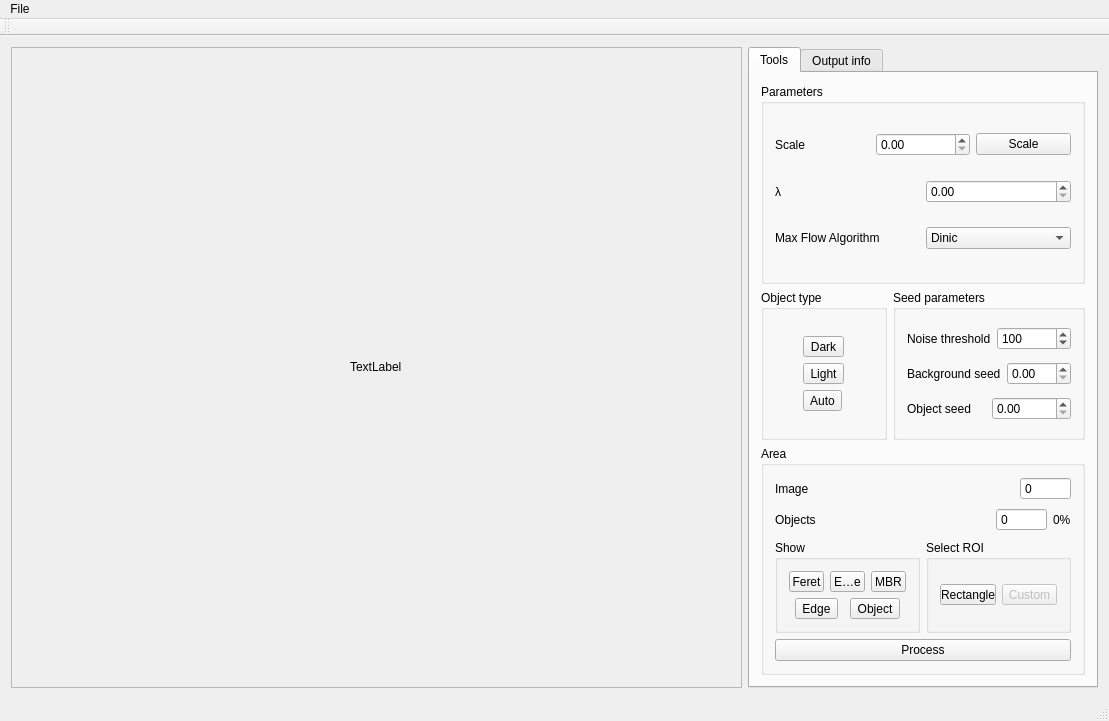
<?xml version="1.0" encoding="UTF-8"?>
<ui version="4.0">
 <class>ImageSegmentationClass</class>
 <widget class="QMainWindow" name="ImageSegmentationClass">
  <property name="geometry">
   <rect>
    <x>0</x>
    <y>0</y>
    <width>1109</width>
    <height>721</height>
   </rect>
  </property>
  <property name="sizePolicy">
   <sizepolicy hsizetype="Expanding" vsizetype="Expanding">
    <horstretch>0</horstretch>
    <verstretch>0</verstretch>
   </sizepolicy>
  </property>
  <property name="windowTitle">
   <string>ImageSegmentation</string>
  </property>
  <widget class="QWidget" name="centralWidget">
   <property name="sizePolicy">
    <sizepolicy hsizetype="Expanding" vsizetype="Expanding">
     <horstretch>0</horstretch>
     <verstretch>0</verstretch>
    </sizepolicy>
   </property>
   <layout class="QGridLayout" name="gridLayout_5">
    <item row="0" column="0">
     <widget class="QScrollArea" name="scrollArea">
      <property name="sizePolicy">
       <sizepolicy hsizetype="Expanding" vsizetype="Preferred">
        <horstretch>0</horstretch>
        <verstretch>0</verstretch>
       </sizepolicy>
      </property>
      <property name="widgetResizable">
       <bool>true</bool>
      </property>
      <widget class="QWidget" name="scrollAreaWidgetContents">
       <property name="geometry">
        <rect>
         <x>0</x>
         <y>0</y>
         <width>728</width>
         <height>628</height>
        </rect>
       </property>
       <layout class="QGridLayout" name="gridLayout_2">
        <item row="0" column="0">
         <widget class="QLabel" name="imageLabel">
          <property name="sizePolicy">
           <sizepolicy hsizetype="Maximum" vsizetype="Maximum">
            <horstretch>0</horstretch>
            <verstretch>0</verstretch>
           </sizepolicy>
          </property>
          <property name="text">
           <string>TextLabel</string>
          </property>
         </widget>
        </item>
       </layout>
      </widget>
     </widget>
    </item>
    <item row="0" column="1">
     <widget class="QTabWidget" name="tabWidget">
      <property name="sizePolicy">
       <sizepolicy hsizetype="Preferred" vsizetype="Preferred">
        <horstretch>0</horstretch>
        <verstretch>0</verstretch>
       </sizepolicy>
      </property>
      <property name="maximumSize">
       <size>
        <width>350</width>
        <height>700</height>
       </size>
      </property>
      <property name="currentIndex">
       <number>0</number>
      </property>
      <widget class="QWidget" name="tab">
       <attribute name="title">
        <string>Tools</string>
       </attribute>
       <layout class="QGridLayout" name="gridLayout_4">
        <item row="0" column="0">
         <widget class="QGroupBox" name="groupBox_2">
          <property name="maximumSize">
           <size>
            <width>16777215</width>
            <height>200</height>
           </size>
          </property>
          <property name="title">
           <string>Parameters</string>
          </property>
          <layout class="QVBoxLayout" name="verticalLayout_2">
           <item>
            <layout class="QHBoxLayout" name="horizontalLayout_3">
             <item>
              <widget class="QLabel" name="label_2">
               <property name="text">
                <string>Scale</string>
               </property>
              </widget>
             </item>
             <item>
              <widget class="QDoubleSpinBox" name="doubleSpinBoxScale"/>
             </item>
             <item>
              <widget class="QPushButton" name="pushButtonScale">
               <property name="text">
                <string>Scale</string>
               </property>
              </widget>
             </item>
            </layout>
           </item>
           <item>
            <layout class="QHBoxLayout" name="horizontalLayout">
             <item>
              <widget class="QLabel" name="label">
               <property name="text">
                <string>λ</string>
               </property>
              </widget>
             </item>
             <item>
              <widget class="QDoubleSpinBox" name="doubleSpinBoxLambda">
               <property name="maximum">
                <double>100000000.000000000000000</double>
               </property>
              </widget>
             </item>
            </layout>
           </item>
           <item>
            <layout class="QHBoxLayout" name="horizontalLayout_14">
             <item>
              <widget class="QLabel" name="label_6">
               <property name="text">
                <string>Max Flow Algorithm</string>
               </property>
              </widget>
             </item>
             <item>
              <widget class="QComboBox" name="comboBoxAlgorithm">
               <item>
                <property name="text">
                 <string>Dinic</string>
                </property>
               </item>
               <item>
                <property name="text">
                 <string>Ford-Fulkerson</string>
                </property>
               </item>
              </widget>
             </item>
            </layout>
           </item>
          </layout>
         </widget>
        </item>
        <item row="1" column="0">
         <layout class="QHBoxLayout" name="horizontalLayout_17">
          <item>
           <widget class="QGroupBox" name="groupBox_6">
            <property name="sizePolicy">
             <sizepolicy hsizetype="Preferred" vsizetype="Preferred">
              <horstretch>0</horstretch>
              <verstretch>0</verstretch>
             </sizepolicy>
            </property>
            <property name="maximumSize">
             <size>
              <width>16777215</width>
              <height>150</height>
             </size>
            </property>
            <property name="title">
             <string>Object type</string>
            </property>
            <layout class="QGridLayout" name="gridLayout_6">
             <item row="0" column="0">
              <layout class="QVBoxLayout" name="verticalLayout_13">
               <item>
                <widget class="QToolButton" name="toolButtonDark">
                 <property name="text">
                  <string>Dark</string>
                 </property>
                 <property name="checkable">
                  <bool>true</bool>
                 </property>
                </widget>
               </item>
               <item>
                <widget class="QToolButton" name="toolButtonLight">
                 <property name="text">
                  <string>Light</string>
                 </property>
                 <property name="checkable">
                  <bool>true</bool>
                 </property>
                </widget>
               </item>
               <item>
                <widget class="QToolButton" name="toolButtonAuto">
                 <property name="text">
                  <string>Auto</string>
                 </property>
                 <property name="checkable">
                  <bool>true</bool>
                 </property>
                </widget>
               </item>
              </layout>
             </item>
            </layout>
           </widget>
          </item>
          <item>
           <widget class="QGroupBox" name="groupBox_4">
            <property name="sizePolicy">
             <sizepolicy hsizetype="Preferred" vsizetype="Preferred">
              <horstretch>0</horstretch>
              <verstretch>0</verstretch>
             </sizepolicy>
            </property>
            <property name="maximumSize">
             <size>
              <width>16777215</width>
              <height>150</height>
             </size>
            </property>
            <property name="title">
             <string>Seed parameters</string>
            </property>
            <layout class="QHBoxLayout" name="horizontalLayout_8">
             <item>
              <layout class="QVBoxLayout" name="verticalLayout_9">
               <item>
                <layout class="QHBoxLayout" name="horizontalLayout_12">
                 <item>
                  <widget class="QLabel" name="label_8">
                   <property name="sizePolicy">
                    <sizepolicy hsizetype="Minimum" vsizetype="Minimum">
                     <horstretch>0</horstretch>
                     <verstretch>0</verstretch>
                    </sizepolicy>
                   </property>
                   <property name="text">
                    <string>Noise threshold</string>
                   </property>
                  </widget>
                 </item>
                 <item>
                  <widget class="QSpinBox" name="spinBoxThreshold">
                   <property name="maximum">
                    <number>1000000</number>
                   </property>
                   <property name="value">
                    <number>100</number>
                   </property>
                  </widget>
                 </item>
                </layout>
               </item>
               <item>
                <layout class="QHBoxLayout" name="horizontalLayout_9">
                 <item>
                  <widget class="QLabel" name="label_5">
                   <property name="sizePolicy">
                    <sizepolicy hsizetype="Minimum" vsizetype="Minimum">
                     <horstretch>0</horstretch>
                     <verstretch>0</verstretch>
                    </sizepolicy>
                   </property>
                   <property name="text">
                    <string>Background seed</string>
                   </property>
                  </widget>
                 </item>
                 <item>
                  <widget class="QDoubleSpinBox" name="doubleSpinBoxBackground">
                   <property name="maximum">
                    <double>256.000000000000000</double>
                   </property>
                  </widget>
                 </item>
                </layout>
               </item>
               <item>
                <layout class="QHBoxLayout" name="horizontalLayout_11">
                 <item>
                  <widget class="QLabel" name="label_7">
                   <property name="sizePolicy">
                    <sizepolicy hsizetype="Minimum" vsizetype="Minimum">
                     <horstretch>0</horstretch>
                     <verstretch>0</verstretch>
                    </sizepolicy>
                   </property>
                   <property name="text">
                    <string>Object seed</string>
                   </property>
                  </widget>
                 </item>
                 <item>
                  <widget class="QDoubleSpinBox" name="doubleSpinBoxObject">
                   <property name="maximum">
                    <double>256.000000000000000</double>
                   </property>
                  </widget>
                 </item>
                </layout>
               </item>
              </layout>
             </item>
            </layout>
           </widget>
          </item>
         </layout>
        </item>
        <item row="2" column="0">
         <widget class="QGroupBox" name="groupBox_3">
          <property name="maximumSize">
           <size>
            <width>16777215</width>
            <height>350</height>
           </size>
          </property>
          <property name="title">
           <string>Area</string>
          </property>
          <layout class="QVBoxLayout" name="verticalLayout">
           <item>
            <layout class="QHBoxLayout" name="horizontalLayout_4">
             <item>
              <widget class="QLabel" name="label_3">
               <property name="text">
                <string>Image</string>
               </property>
              </widget>
             </item>
             <item>
              <widget class="QSpinBox" name="spinBoxImageArea">
               <property name="sizePolicy">
                <sizepolicy hsizetype="Maximum" vsizetype="Fixed">
                 <horstretch>0</horstretch>
                 <verstretch>0</verstretch>
                </sizepolicy>
               </property>
               <property name="readOnly">
                <bool>true</bool>
               </property>
               <property name="buttonSymbols">
                <enum>QAbstractSpinBox::ButtonSymbols::NoButtons</enum>
               </property>
               <property name="maximum">
                <number>10000000</number>
               </property>
              </widget>
             </item>
            </layout>
           </item>
           <item>
            <layout class="QHBoxLayout" name="horizontalLayout_6">
             <item>
              <widget class="QLabel" name="label_4">
               <property name="text">
                <string>Objects</string>
               </property>
              </widget>
             </item>
             <item>
              <spacer name="horizontalSpacer_4">
               <property name="orientation">
                <enum>Qt::Orientation::Horizontal</enum>
               </property>
               <property name="sizeHint" stdset="0">
                <size>
                 <width>40</width>
                 <height>20</height>
                </size>
               </property>
              </spacer>
             </item>
             <item>
              <widget class="QSpinBox" name="spinBoxObjectArea">
               <property name="sizePolicy">
                <sizepolicy hsizetype="Maximum" vsizetype="Fixed">
                 <horstretch>0</horstretch>
                 <verstretch>0</verstretch>
                </sizepolicy>
               </property>
               <property name="readOnly">
                <bool>true</bool>
               </property>
               <property name="buttonSymbols">
                <enum>QAbstractSpinBox::ButtonSymbols::NoButtons</enum>
               </property>
               <property name="maximum">
                <number>10000000</number>
               </property>
              </widget>
             </item>
             <item>
              <widget class="QLabel" name="labelObjectArea">
               <property name="sizePolicy">
                <sizepolicy hsizetype="Minimum" vsizetype="Preferred">
                 <horstretch>0</horstretch>
                 <verstretch>0</verstretch>
                </sizepolicy>
               </property>
               <property name="text">
                <string>0%</string>
               </property>
              </widget>
             </item>
            </layout>
           </item>
           <item>
            <layout class="QHBoxLayout" name="horizontalLayout_7">
             <item>
              <widget class="QGroupBox" name="groupBox">
               <property name="sizePolicy">
                <sizepolicy hsizetype="Expanding" vsizetype="Preferred">
                 <horstretch>0</horstretch>
                 <verstretch>0</verstretch>
                </sizepolicy>
               </property>
               <property name="title">
                <string>Show</string>
               </property>
               <layout class="QGridLayout" name="gridLayout">
                <item row="0" column="0">
                 <layout class="QVBoxLayout" name="verticalLayout_4">
                  <item>
                   <layout class="QHBoxLayout" name="horizontalLayout_5">
                    <item>
                     <widget class="QToolButton" name="toolButtonFeret">
                      <property name="text">
                       <string>Feret</string>
                      </property>
                      <property name="checkable">
                       <bool>true</bool>
                      </property>
                     </widget>
                    </item>
                    <item>
                     <widget class="QToolButton" name="toolButtonEllipse">
                      <property name="text">
                       <string>Ellipse</string>
                      </property>
                      <property name="checkable">
                       <bool>true</bool>
                      </property>
                     </widget>
                    </item>
                    <item>
                     <widget class="QToolButton" name="toolButtonMBR">
                      <property name="text">
                       <string>MBR</string>
                      </property>
                      <property name="checkable">
                       <bool>true</bool>
                      </property>
                     </widget>
                    </item>
                   </layout>
                  </item>
                  <item>
                   <layout class="QHBoxLayout" name="horizontalLayout_2">
                    <item>
                     <widget class="QToolButton" name="toolButtonEdge">
                      <property name="text">
                       <string>Edge</string>
                      </property>
                      <property name="checkable">
                       <bool>true</bool>
                      </property>
                     </widget>
                    </item>
                    <item>
                     <widget class="QToolButton" name="toolButtonObject">
                      <property name="text">
                       <string>Object</string>
                      </property>
                      <property name="checkable">
                       <bool>true</bool>
                      </property>
                     </widget>
                    </item>
                   </layout>
                  </item>
                 </layout>
                </item>
               </layout>
              </widget>
             </item>
             <item>
              <widget class="QGroupBox" name="groupBox_7">
               <property name="title">
                <string>Select ROI</string>
               </property>
               <layout class="QHBoxLayout" name="horizontalLayout_10">
                <item>
                 <widget class="QToolButton" name="toolButtonSelectROIRectangle">
                  <property name="text">
                   <string>Rectangle</string>
                  </property>
                  <property name="checkable">
                   <bool>true</bool>
                  </property>
                 </widget>
                </item>
                <item>
                 <widget class="QToolButton" name="toolButtonSelectROICustom">
                  <property name="enabled">
                   <bool>false</bool>
                  </property>
                  <property name="text">
                   <string>Custom</string>
                  </property>
                  <property name="checkable">
                   <bool>true</bool>
                  </property>
                 </widget>
                </item>
               </layout>
              </widget>
             </item>
            </layout>
           </item>
           <item>
            <widget class="QPushButton" name="pushButtonProcess">
             <property name="text">
              <string>Process</string>
             </property>
            </widget>
           </item>
          </layout>
         </widget>
        </item>
       </layout>
      </widget>
      <widget class="QWidget" name="tab_2">
       <attribute name="title">
        <string>Output info</string>
       </attribute>
       <layout class="QVBoxLayout" name="verticalLayout_10">
        <item>
         <layout class="QHBoxLayout" name="horizontalLayout_13">
          <item>
           <widget class="QLabel" name="label_9">
            <property name="text">
             <string>Pixel size (nm)</string>
            </property>
           </widget>
          </item>
          <item>
           <widget class="QDoubleSpinBox" name="doubleSpinBoxPixelSize">
            <property name="maximum">
             <double>100000000.000000000000000</double>
            </property>
           </widget>
          </item>
         </layout>
        </item>
        <item>
         <widget class="QGroupBox" name="groupBox_5">
          <property name="title">
           <string>Object info</string>
          </property>
          <layout class="QGridLayout" name="gridLayout_3">
           <item row="0" column="1">
            <layout class="QVBoxLayout" name="verticalLayout_6">
             <item>
              <widget class="QCheckBox" name="checkBoxPerimeter">
               <property name="text">
                <string>Perimeter </string>
               </property>
              </widget>
             </item>
             <item>
              <widget class="QCheckBox" name="checkBoxFeret">
               <property name="text">
                <string>Feret's Diameter</string>
               </property>
              </widget>
             </item>
             <item>
              <widget class="QCheckBox" name="checkBoxEllipseRatio">
               <property name="text">
                <string>Ellipse Ratio</string>
               </property>
              </widget>
             </item>
             <item>
              <widget class="QCheckBox" name="checkBoxLWRatio">
               <property name="text">
                <string>L/W Ratio</string>
               </property>
              </widget>
             </item>
             <item>
              <widget class="QCheckBox" name="checkBoxAspectRatio">
               <property name="text">
                <string>Aspect Ratio</string>
               </property>
              </widget>
             </item>
            </layout>
           </item>
           <item row="0" column="0">
            <layout class="QVBoxLayout" name="verticalLayout_7">
             <item>
              <widget class="QCheckBox" name="checkBoxArea">
               <property name="text">
                <string>Area</string>
               </property>
              </widget>
             </item>
             <item>
              <widget class="QCheckBox" name="checkBoxMeanGrayValue">
               <property name="text">
                <string>Mean Gray Value</string>
               </property>
              </widget>
             </item>
             <item>
              <widget class="QCheckBox" name="checkBoxModalGrayValue">
               <property name="text">
                <string>Modal Gray Value</string>
               </property>
              </widget>
             </item>
             <item>
              <widget class="QCheckBox" name="checkBoxMinMax">
               <property name="text">
                <string>Min &amp; Max Gray Level</string>
               </property>
              </widget>
             </item>
             <item>
              <widget class="QCheckBox" name="checkBoxCentroid">
               <property name="text">
                <string>Centroid</string>
               </property>
              </widget>
             </item>
             <item>
              <widget class="QCheckBox" name="checkBoxCircularity">
               <property name="text">
                <string>Circularity</string>
               </property>
              </widget>
             </item>
            </layout>
           </item>
           <item row="1" column="0">
            <spacer name="verticalSpacer">
             <property name="orientation">
              <enum>Qt::Orientation::Vertical</enum>
             </property>
             <property name="sizeHint" stdset="0">
              <size>
               <width>20</width>
               <height>40</height>
              </size>
             </property>
            </spacer>
           </item>
          </layout>
         </widget>
        </item>
       </layout>
      </widget>
     </widget>
    </item>
   </layout>
  </widget>
  <widget class="QMenuBar" name="menuBar">
   <property name="geometry">
    <rect>
     <x>0</x>
     <y>0</y>
     <width>1109</width>
     <height>25</height>
    </rect>
   </property>
   <widget class="QMenu" name="menuFile">
    <property name="title">
     <string>File</string>
    </property>
    <addaction name="actionOpen"/>
    <addaction name="actionSave"/>
    <addaction name="actionProcessFolder"/>
    <addaction name="actionSaveObject"/>
    <addaction name="actionSaveAllStates"/>
    <addaction name="actionSaveInfo"/>
   </widget>
   <addaction name="menuFile"/>
  </widget>
  <widget class="QToolBar" name="mainToolBar">
   <attribute name="toolBarArea">
    <enum>TopToolBarArea</enum>
   </attribute>
   <attribute name="toolBarBreak">
    <bool>false</bool>
   </attribute>
  </widget>
  <widget class="QStatusBar" name="statusBar"/>
  <action name="actionOpen">
   <property name="text">
    <string>Open</string>
   </property>
  </action>
  <action name="actionSave">
   <property name="text">
    <string>Save</string>
   </property>
  </action>
  <action name="actionProcessFolder">
   <property name="text">
    <string>Process Folder</string>
   </property>
  </action>
  <action name="actionSaveObject">
   <property name="text">
    <string>Save object...</string>
   </property>
  </action>
  <action name="actionSaveInfo">
   <property name="text">
    <string>Save info...</string>
   </property>
  </action>
  <action name="actionSaveAllStates">
   <property name="text">
    <string>Save all states...</string>
   </property>
  </action>
 </widget>
 <layoutdefault spacing="6" margin="11"/>
 <resources>
  <include location="ImageSegmentation.qrc"/>
 </resources>
 <connections/>
</ui>
